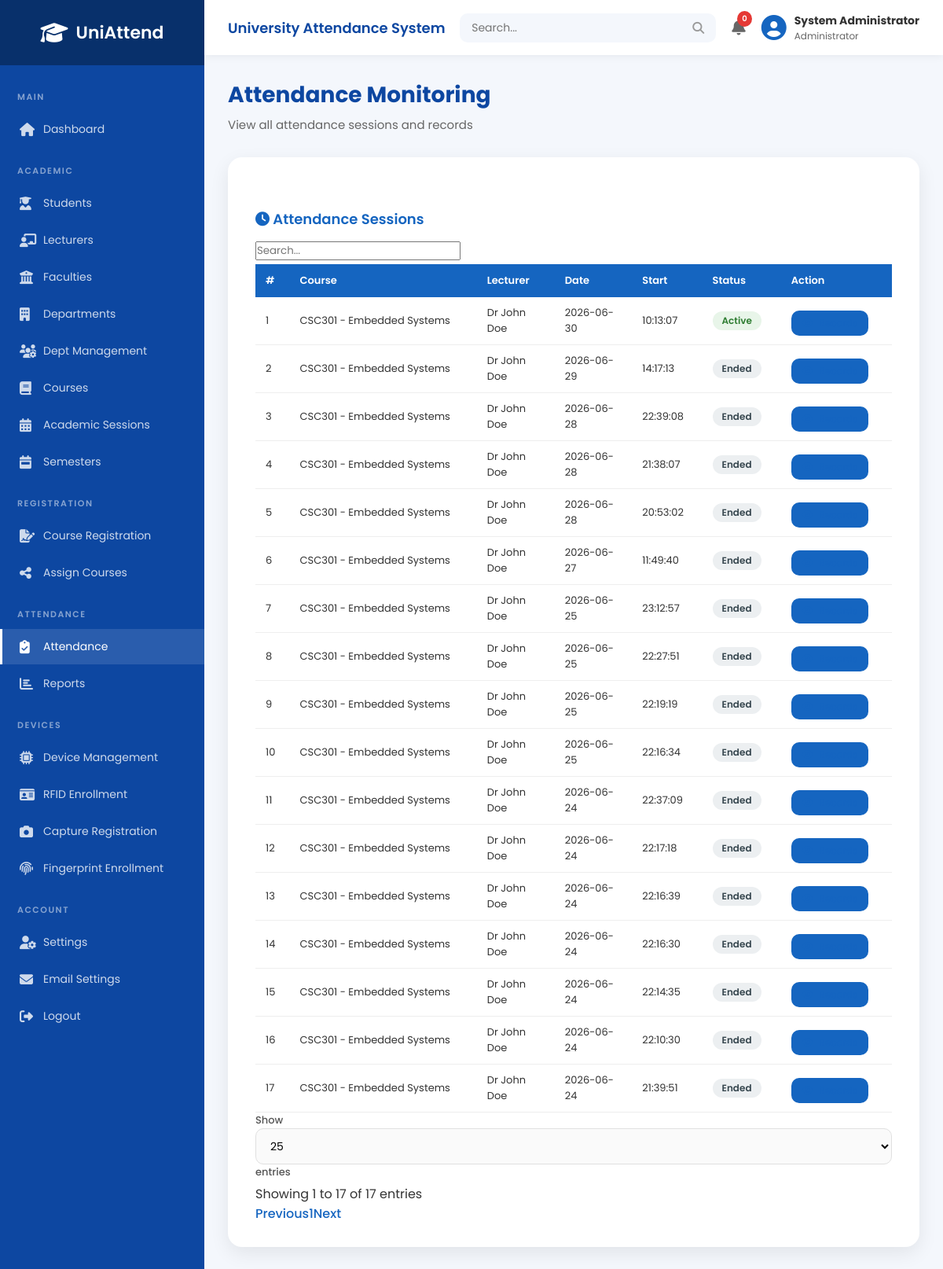
The app's page /admin/attendance.php (signed in) with its own data.
### tables this page shows
CREATE TABLE `attendance_sessions` (
  `id` int(11) NOT NULL,
  `course_id` int(11) NOT NULL,
  `lecturer_id` int(11) NOT NULL,
  `academic_session_id` int(11) NOT NULL,
  `semester_id` int(11) NOT NULL,
  `session_date` date NOT NULL,
  `start_time` time NOT NULL,
  `end_time` time DEFAULT NULL,
  `status` enum('Active','Ended') DEFAULT 'Active',
  `created_at` timestamp NOT NULL DEFAULT current_timestamp(),
  `duration_minutes` int(11) DEFAULT NULL,
  `auto_end_at` datetime DEFAULT NULL,
  `attendance_method` enum('fingerprint','rfid','both') DEFAULT 'both'
);

CREATE TABLE `courses` (
  `id` int(11) NOT NULL,
  `department_id` int(11) NOT NULL,
  `course_code` varchar(20) NOT NULL,
  `course_title` varchar(150) NOT NULL,
  `course_unit` int(11) NOT NULL,
  `level` varchar(20) NOT NULL,
  `semester_id` int(11) NOT NULL,
  `created_at` timestamp NOT NULL DEFAULT current_timestamp()
);

CREATE TABLE `lecturers` (
  `id` int(11) NOT NULL,
  `staff_id` varchar(50) NOT NULL,
  `fullname` varchar(150) NOT NULL,
  `email` varchar(150) NOT NULL,
  `password` varchar(255) NOT NULL,
  `phone` varchar(20) DEFAULT NULL,
  `department_id` int(11) NOT NULL,
  `status` enum('Active','Inactive') DEFAULT 'Active',
  `created_at` timestamp NOT NULL DEFAULT current_timestamp()
);

### admin/attendance.php (the view, shortened to what this page needs)
<?php
require_once __DIR__ . '/../php/db_connect.php';
$sessions = mysqli_query($conn, "
    SELECT s.*, c.course_code, c.course_title, l.fullname AS lecturer_name
    FROM attendance_sessions s
    JOIN courses c ON s.course_id = c.id
    JOIN lecturers l ON s.lecturer_id = l.id
    ORDER BY s.id DESC LIMIT 50
");
include "includes/header.php";
include "includes/sidebar.php";
include "includes/navbar.php";
?>
<div class="main-content">
<div class="page-title"><h1>Attendance Monitoring</h1><p>View all attendance sessions and records</p></div>
<div class="form-box">
<h3><i class="fas fa-clock"></i> Attendance Sessions</h3>
<div class="table-wrap">
<table class="datatable">
<thead><tr><th>#</th><th>Course</th><th>Lecturer</th><th>Date</th><th>Start</th><th>Status</th><th style="width:100px;">Action</th></tr></thead>
<tbody>
<?php $i=1; while ($s = mysqli_fetch_assoc($sessions)) { ?>
<tr>
<td><?php echo $i++; ?></td>
<td><?php echo $s['course_code'] . " - " . $s['course_title']; ?></td>
<td><?php echo $s['lecturer_name']; ?></td>
<td><?php echo $s['session_date']; ?></td>
<td><?php echo $s['start_time']; ?></td>
<td><span class="badge <?php echo $s['status'] == 'Active' ? 'badge-success' : 'badge-dark'; ?>"><?php echo $s['status']; ?></span></td>
<td><a href="attendance.php?session_id=<?php echo $s['id']; ?>" class="btn btn-primary btn-sm" style="white-space:nowrap;"><i class="fas fa-eye"></i> Records</a></td>
</tr>
<?php } ?>
</tbody>
</table>
</div>
</div>
</div>
<?php include "includes/footer.php"; ?>

### admin/includes/header.php (shortened to what this page needs)
<!DOCTYPE html>
<html lang="en">
<head>
<link rel="stylesheet" href="https://cdnjs.cloudflare.com/ajax/libs/font-awesome/6.7.2/css/all.min.css">
<link rel="stylesheet" href="assets/css/style.css">
</head>
<body>
<div class="wrapper">

### admin/includes/sidebar.php
<div class="sidebar" id="sidebar">
<div class="logo">
<i class="fas fa-graduation-cap"></i>
<h2>UniAttend</h2>
</div>
<ul>
<li class="menu-title">MAIN</li>
<li><a href="dashboard.php"><i class="fas fa-home"></i>Dashboard</a></li>
<li class="menu-title">ACADEMIC</li>
<li><a href="add_student.php"><i class="fas fa-user-graduate"></i>Students</a></li>
<li><a href="add_lecturer.php"><i class="fas fa-chalkboard-teacher"></i>Lecturers</a></li>
<li><a href="faculties.php"><i class="fas fa-university"></i>Faculties</a></li>
<li><a href="departments.php"><i class="fas fa-building"></i>Departments</a></li>
<li><a href="department_management.php"><i class="fas fa-users-cog"></i>Dept Management</a></li>
<li><a href="courses.php"><i class="fas fa-book"></i>Courses</a></li>
<li><a href="academic_sessions.php"><i class="fas fa-calendar-days"></i>Academic Sessions</a></li>
<li><a href="semesters.php"><i class="fas fa-calendar-week"></i>Semesters</a></li>
<li class="menu-title">REGISTRATION</li>
<li><a href="register_course.php"><i class="fas fa-file-signature"></i>Course Registration</a></li>
<li><a href="assign_course.php"><i class="fas fa-share-alt"></i>Assign Courses</a></li>
<li class="menu-title">ATTENDANCE</li>
<li><a href="attendance.php"><i class="fas fa-clipboard-check"></i>Attendance</a></li>
<li><a href="reports.php"><i class="fas fa-chart-bar"></i>Reports</a></li>
<li class="menu-title">DEVICES</li>
<li><a href="devices.php"><i class="fas fa-microchip"></i>Device Management</a></li>
<li><a href="rfid_enrollment.php"><i class="fas fa-id-card"></i>RFID Enrollment</a></li>
<li><a href="device_capture_registration.php"><i class="fas fa-camera"></i>Capture Registration</a></li>
<li><a href="device_enrollment.php"><i class="fas fa-fingerprint"></i>Fingerprint Enrollment</a></li>
<li class="menu-title">ACCOUNT</li>
<li><a href="settings.php"><i class="fas fa-user-cog"></i>Settings</a></li>
<li><a href="email_settings.php"><i class="fas fa-envelope"></i>Email Settings</a></li>
<li><a href="../php/logout.php"><i class="fas fa-right-from-bracket"></i>Logout</a></li>
</ul>
</div>

### admin/includes/navbar.php (shortened to what this page needs)
<nav class="top-navbar">
<div class="left">
<h2>University Attendance System</h2>
</div>
<div class="right">
<div class="search-box">
<input type="text" placeholder="Search..." id="globalSearch">
<i class="fas fa-search"></i>
</div>
<div class="notification">
<i class="fas fa-bell"></i>
<span>0</span>
</div>
<div class="profile">
<i class="fas fa-user-circle"></i>
<div>
<strong><?php echo htmlspecialchars($_SESSION['fullname'] ?? 'Admin'); ?></strong>
<p>Administrator</p>
</div>
</div>
</div>
</nav>

### admin/includes/footer.php (shortened to what this page needs)
</div>
</body>
</html>

### records on screen
attendance_sessions: course.course_code "CSC301", course.course_title "Embedded Systems", lecturer.fullname "Dr John Doe", session_date "2026-06-30", start_time "10:13:07", status "Active"
attendance_sessions: course.course_code "CSC301", course.course_title "Embedded Systems", lecturer.fullname "Dr John Doe", session_date "2026-06-29", start_time "14:17:13", status "Ended"
attendance_sessions: course.course_code "CSC301", course.course_title "Embedded Systems", lecturer.fullname "Dr John Doe", session_date "2026-06-28", start_time "22:39:08", status "Ended"
attendance_sessions: course.course_code "CSC301", course.course_title "Embedded Systems", lecturer.fullname "Dr John Doe", session_date "2026-06-28", start_time "21:38:07", status "Ended"
attendance_sessions: course.course_code "CSC301", course.course_title "Embedded Systems", lecturer.fullname "Dr John Doe", session_date "2026-06-28", start_time "20:53:02", status "Ended"
attendance_sessions: course.course_code "CSC301", course.course_title "Embedded Systems", lecturer.fullname "Dr John Doe", session_date "2026-06-27", start_time "11:49:40", status "Ended"
attendance_sessions: course.course_code "CSC301", course.course_title "Embedded Systems", lecturer.fullname "Dr John Doe", session_date "2026-06-25", start_time "23:12:57", status "Ended"
attendance_sessions: course.course_code "CSC301", course.course_title "Embedded Systems", lecturer.fullname "Dr John Doe", session_date "2026-06-25", start_time "22:27:51", status "Ended"
attendance_sessions: course.course_code "CSC301", course.course_title "Embedded Systems", lecturer.fullname "Dr John Doe", session_date "2026-06-25", start_time "22:19:19", status "Ended"
attendance_sessions: course.course_code "CSC301", course.course_title "Embedded Systems", lecturer.fullname "Dr John Doe", session_date "2026-06-25", start_time "22:16:34", status "Ended"
attendance_sessions: course.course_code "CSC301", course.course_title "Embedded Systems", lecturer.fullname "Dr John Doe", session_date "2026-06-24", start_time "22:37:09", status "Ended"
attendance_sessions: course.course_code "CSC301", course.course_title "Embedded Systems", lecturer.fullname "Dr John Doe", session_date "2026-06-24", start_time "22:17:18", status "Ended"
attendance_sessions: course.course_code "CSC301", course.course_title "Embedded Systems", lecturer.fullname "Dr John Doe", session_date "2026-06-24", start_time "22:16:39", status "Ended"
attendance_sessions: course.course_code "CSC301", course.course_title "Embedded Systems", lecturer.fullname "Dr John Doe", session_date "2026-06-24", start_time "22:16:30", status "Ended"
attendance_sessions: course.course_code "CSC301", course.course_title "Embedded Systems", lecturer.fullname "Dr John Doe", session_date "2026-06-24", start_time "22:14:35", status "Ended"
attendance_sessions: course.course_code "CSC301", course.course_title "Embedded Systems", lecturer.fullname "Dr John Doe", session_date "2026-06-24", start_time "22:10:30", status "Ended"
attendance_sessions: course.course_code "CSC301", course.course_title "Embedded Systems", lecturer.fullname "Dr John Doe", session_date "2026-06-24", start_time "21:39:51", status "Ended"

### other values on screen
$_SESSION['fullname'] "System Administrator"
